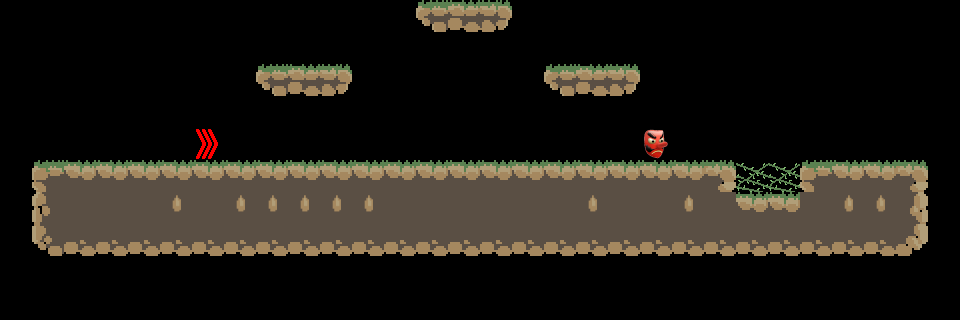

A level layout from a 2D game, rendered from its tile map. Below: a short description, then the map file with its tile-grid data intact:
An orthogonal 30x10 tile map with 32x32 px tiles, 6 tile layers (Platforms, Enemies, Masks, Powerups, ...), 4 tilesets.

<map version="1.2" tiledversion="1.2.3" orientation="orthogonal" renderorder="right-down" width="30" height="10" tilewidth="32" tileheight="32" infinite="0" nextlayerid="7" nextobjectid="1">
 <tileset firstgid="1" source="Masks.tsx" />
 <tileset firstgid="2" source="Powerups.tsx" />
 <tileset firstgid="3" source="Town.tsx" />
 <tileset firstgid="24" source="Enemies.tsx" />
 <layer id="1" name="Platforms" width="30" height="10">
  <data encoding="csv">
0,0,0,0,0,0,0,0,0,0,0,0,0,17,18,19,0,0,0,0,0,0,0,0,0,0,0,0,0,0,
0,0,0,0,0,0,0,0,0,0,0,0,0,0,0,0,0,0,0,0,0,0,0,0,0,0,0,0,0,0,
0,0,0,0,0,0,0,0,17,18,19,0,0,0,0,0,0,17,18,19,0,0,0,0,0,0,0,0,0,0,
0,0,0,0,0,0,0,0,0,0,0,0,0,0,0,0,0,0,0,0,0,0,0,0,0,0,0,0,0,0,
0,0,0,0,0,0,0,0,0,0,0,0,0,0,0,0,0,0,0,0,0,0,0,0,0,0,0,0,0,0,
0,7,8,8,8,8,8,8,8,8,8,8,8,8,8,8,8,8,8,8,8,8,9,0,0,7,8,8,9,0,
0,14,15,15,15,4,15,4,4,4,4,4,15,15,15,15,15,15,4,15,15,4,15,8,8,15,4,4,16,0,
0,21,22,22,22,22,22,22,22,22,22,22,22,22,22,22,22,22,22,22,22,22,22,22,22,22,22,22,23,0,
0,0,0,0,0,0,0,0,0,0,0,0,0,0,0,0,0,0,0,0,0,0,0,0,0,0,0,0,0,0,
0,0,0,0,0,0,0,0,0,0,0,0,0,0,0,0,0,0,0,0,0,0,0,0,0,0,0,0,0,0
</data>
 </layer>
 <layer id="6" name="Enemies" width="30" height="10">
  <data encoding="csv">
0,0,0,0,0,0,0,0,0,0,0,0,0,0,0,0,0,0,0,0,0,0,0,0,0,0,0,0,0,0,
0,0,0,0,0,0,0,0,0,0,0,0,0,0,0,0,0,0,0,0,0,0,0,0,0,0,0,0,0,0,
0,0,0,0,0,0,0,0,0,0,0,0,0,0,0,0,0,0,0,0,0,0,0,0,0,0,0,0,0,0,
0,0,0,0,0,0,0,0,0,0,0,0,0,0,0,0,0,0,0,0,0,0,0,0,0,0,0,0,0,0,
0,0,0,0,0,0,0,0,0,0,0,0,0,0,0,0,0,0,0,0,0,0,0,0,0,0,0,0,0,0,
0,0,0,0,0,0,0,0,0,0,0,0,0,0,0,0,0,0,0,0,0,0,0,25,25,0,0,0,0,0,
0,0,0,0,0,0,0,0,0,0,0,0,0,0,0,0,0,0,0,0,0,0,0,0,0,0,0,0,0,0,
0,0,0,0,0,0,0,0,0,0,0,0,0,0,0,0,0,0,0,0,0,0,0,0,0,0,0,0,0,0,
0,0,0,0,0,0,0,0,0,0,0,0,0,0,0,0,0,0,0,0,0,0,0,0,0,0,0,0,0,0,
0,0,0,0,0,0,0,0,0,0,0,0,0,0,0,0,0,0,0,0,0,0,0,0,0,0,0,0,0,0
</data>
 </layer>
 <layer id="2" name="Masks" width="30" height="10">
  <data encoding="csv">
0,0,0,0,0,0,0,0,0,0,0,0,0,0,0,0,0,0,0,0,0,0,0,0,0,0,0,0,0,0,
0,0,0,0,0,0,0,0,0,0,0,0,0,0,0,0,0,0,0,0,0,0,0,0,0,0,0,0,0,0,
0,0,0,0,0,0,0,0,0,0,0,0,0,0,0,0,0,0,0,0,0,0,0,0,0,0,0,0,0,0,
0,0,0,0,0,0,0,0,0,0,0,0,0,0,0,0,0,0,0,0,0,0,0,0,0,0,0,0,0,0,
0,0,0,0,0,0,0,0,0,0,0,0,0,0,0,0,0,0,0,0,1,0,0,0,0,0,0,0,0,0,
0,0,0,0,0,0,0,0,0,0,0,0,0,0,0,0,0,0,0,0,0,0,0,0,0,0,0,0,0,0,
0,0,0,0,0,0,0,0,0,0,0,0,0,0,0,0,0,0,0,0,0,0,0,0,0,0,0,0,0,0,
0,0,0,0,0,0,0,0,0,0,0,0,0,0,0,0,0,0,0,0,0,0,0,0,0,0,0,0,0,0,
0,0,0,0,0,0,0,0,0,0,0,0,0,0,0,0,0,0,0,0,0,0,0,0,0,0,0,0,0,0,
0,0,0,0,0,0,0,0,0,0,0,0,0,0,0,0,0,0,0,0,0,0,0,0,0,0,0,0,0,0
</data>
 </layer>
 <layer id="5" name="Powerups" width="30" height="10">
  <data encoding="csv">
0,0,0,0,0,0,0,0,0,0,0,0,0,0,0,0,0,0,0,0,0,0,0,0,0,0,0,0,0,0,
0,0,0,0,0,0,0,0,0,0,0,0,0,0,0,0,0,0,0,0,0,0,0,0,0,0,0,0,0,0,
0,0,0,0,0,0,0,0,0,0,0,0,0,0,0,0,0,0,0,0,0,0,0,0,0,0,0,0,0,0,
0,0,0,0,0,0,0,0,0,0,0,0,0,0,0,0,0,0,0,0,0,0,0,0,0,0,0,0,0,0,
0,0,0,0,0,0,2,0,0,0,0,0,0,0,0,0,0,0,0,0,0,0,0,0,0,0,0,0,0,0,
0,0,0,0,0,0,0,0,0,0,0,0,0,0,0,0,0,0,0,0,0,0,0,0,0,0,0,0,0,0,
0,0,0,0,0,0,0,0,0,0,0,0,0,0,0,0,0,0,0,0,0,0,0,0,0,0,0,0,0,0,
0,0,0,0,0,0,0,0,0,0,0,0,0,0,0,0,0,0,0,0,0,0,0,0,0,0,0,0,0,0,
0,0,0,0,0,0,0,0,0,0,0,0,0,0,0,0,0,0,0,0,0,0,0,0,0,0,0,0,0,0,
0,0,0,0,0,0,0,0,0,0,0,0,0,0,0,0,0,0,0,0,0,0,0,0,0,0,0,0,0,0
</data>
 </layer>
 <layer id="3" name="Background" width="30" height="10">
  <data encoding="csv">
0,0,0,0,0,0,0,0,0,0,0,0,0,0,0,0,0,0,0,0,0,0,0,0,0,0,0,0,0,0,
0,0,0,0,0,0,0,0,0,0,0,0,0,0,0,0,0,0,0,0,0,0,0,0,0,0,0,0,0,0,
0,0,0,0,0,0,0,0,0,0,0,0,0,0,0,0,0,0,0,0,0,0,0,0,0,0,0,0,0,0,
0,0,0,0,0,0,0,0,0,0,0,0,0,0,0,0,0,0,0,0,0,0,0,0,0,0,0,0,0,0,
0,0,0,0,0,0,0,0,0,0,0,0,0,0,0,0,0,0,0,0,0,0,0,0,0,0,0,0,0,0,
0,0,0,0,0,0,0,0,0,0,0,0,0,0,0,0,0,0,0,0,0,0,0,0,0,0,0,0,0,0,
0,0,0,0,0,0,0,0,0,0,0,0,0,0,0,0,0,0,0,0,0,0,0,0,0,0,0,0,0,0,
0,0,0,0,0,0,0,0,0,0,0,0,0,0,0,0,0,0,0,0,0,0,0,0,0,0,0,0,0,0,
0,0,0,0,0,0,0,0,0,0,0,0,0,0,0,0,0,0,0,0,0,0,0,0,0,0,0,0,0,0,
0,0,0,0,0,0,0,0,0,0,0,0,0,0,0,0,0,0,0,0,0,0,0,0,0,0,0,0,0,0
</data>
 </layer>
 <layer id="4" name="Objects" width="30" height="10">
  <data encoding="csv">
0,0,0,0,0,0,0,0,0,0,0,0,0,0,0,0,0,0,0,0,0,0,0,0,0,0,0,0,0,0,
0,0,0,0,0,0,0,0,0,0,0,0,0,0,0,0,0,0,0,0,0,0,0,0,0,0,0,0,0,0,
0,0,0,0,0,0,0,0,0,0,0,0,0,0,0,0,0,0,0,0,0,0,0,0,0,0,0,0,0,0,
0,0,0,0,0,0,0,0,0,0,0,0,0,0,0,0,0,0,0,0,0,0,0,0,0,0,0,0,0,0,
0,0,0,0,0,0,0,0,0,0,0,0,0,0,0,0,0,0,0,0,0,0,0,0,0,0,0,0,0,0,
0,0,0,0,0,0,0,0,0,0,0,0,0,0,0,0,0,0,0,0,0,0,0,0,0,0,0,0,0,0,
0,0,0,0,0,0,0,0,0,0,0,0,0,0,0,0,0,0,0,0,0,0,0,0,0,0,0,0,0,0,
0,0,0,0,0,0,0,0,0,0,0,0,0,0,0,0,0,0,0,0,0,0,0,0,0,0,0,0,0,0,
0,0,0,0,0,0,0,0,0,0,0,0,0,0,0,0,0,0,0,0,0,0,0,0,0,0,0,0,0,0,
0,0,0,0,0,0,0,0,0,0,0,0,0,0,0,0,0,0,0,0,0,0,0,0,0,0,0,0,0,0
</data>
 </layer>
</map>
